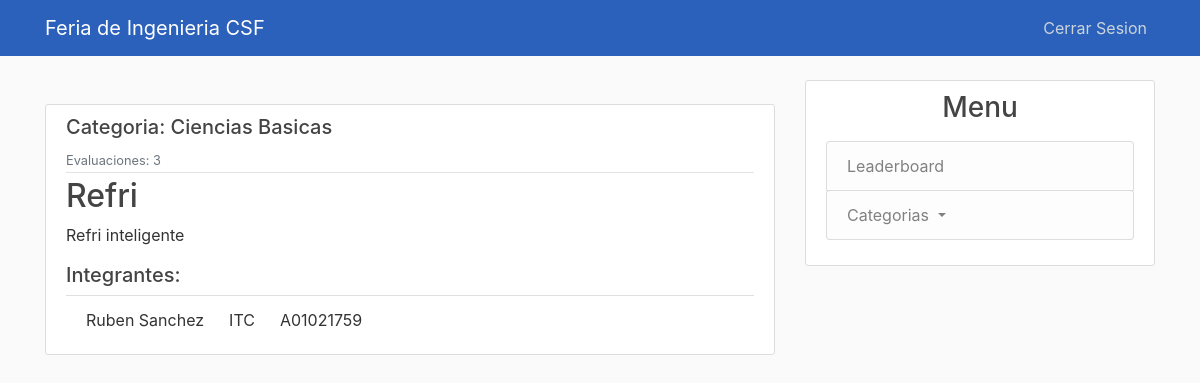
The page /project/1/ (signed in) on the database its author committed.
### feria_ing/models.py (models this page shows, shortened)
class Project(models.Model):
    id = models.IntegerField(primary_key=True)
    nombre = models.CharField(max_length=140)
    descripcion = models.TextField()
    categorias = models.ForeignKey(
        Categoria,
        on_delete = models.SET_NULL,
        null = True
    )
    requierements = models.CharField(max_length=140)
    evaluaciones = models.IntegerField()

class Categoria(models.Model):
    abreviacion = models.CharField(max_length=7, primary_key=True)
    nombre = models.CharField(max_length=100)
    num_proyectos = models.IntegerField()
    def __str__(self):
        return self.nombre

### users/models.py (models this page shows, shortened)
class Alumno(models.Model):
    matricula = models.CharField(max_length=9,primary_key=True)
    nombres = models.CharField(max_length=140)
    apellidos = models.CharField(max_length=140)
    proyecto = models.ForeignKey(Project,on_delete=models.CASCADE, null =True)
    carrera = models.CharField(max_length=5)

### feria_ing/views.py (the view)
# urls.py: path('project/<int:pk>/', ProjectDetailView.as_view(), name="project-detail"),
class ProjectDetailView(DetailView):
    model = Project
    def get_context_data(self, **kwargs):
        context = super(ProjectDetailView, self).get_context_data(**kwargs)
        alum = []
        list_al = Alumno.objects.all()
        prof_list = Profesor.objects.all()
        project_id = self.kwargs['pk']
        ld_user = self.request.user
        self.request.session['pk'] = project_id
        mat = ld_user.username.split('@')[0]
        eva_list =  Evaluacion.objects.all().filter(proyecto = project_id, profesor = mat)
        current_user = None
        for al in list_al:
            if al.matricula == mat:
                current_user = al
            if al.proyecto_id == project_id:
                alum.append(al)
        if current_user:
            type = True #Es alumno
        else:
            type= False #Es prof
        for prof in prof_list:
            if prof.matricula == mat:
                current_user = prof
        if eva_list:
            evaluated = True
        else:
            evaluated = False
        context['alumnos'] = alum
        context['user_current'] = current_user
        context['type'] = type
        context['evaluated'] = evaluated
        return context

### feria_ing/templates/feria_ing/project_detail.html (shortened to what this page needs)
{% extends "feria_ing/base.html" %}
{% block content %}
  <br>
        <article class="media content-section">
          <div class="media-body">
            <div class="article-metadata">
                <h5 class="mr-2"> Categoria:  {{ object.categorias }}</h5>
              <small class="text-muted">Evaluaciones: {{ object.evaluaciones }}</small>
            </div>
            <h2>{{ object.nombre }}</h2>
            <p class="article-content">{{ object.descripcion }}</p>
            <h5>Integrantes: </h5>
            <ul class="list-group list-group-flush">
                {%for alumno in alumnos%}
                <li class="list-group-item">{{alumno.nombres}} {{alumno.apellidos}} &emsp; {{alumno.carrera}}
                    &emsp; {{alumno.matricula}}
                </li>
                {% endfor %}
              </ul>
          </div>
        </article>
{% endblock content %}

### feria_ing/static/feria_ing/style.css (style rules this page uses)
body { background: #fafafa; color: #333333; margin-top: 5rem; }
h1, h2, h3, h4, h5, h6 { color: #444444; }
ul { margin: 0; }
.content-section { background: #ffffff; padding: 10px 20px; border: 1px solid #dddddd; border-radius: 3px; margin-bottom: 20px; }
.article-content { white-space: pre-line; }
.article-metadata { padding-bottom: 1px; margin-bottom: 4px; border-bottom: 1px solid #e3e3e3 }

### rows shown on the page
Project: categorias "Ciencias Basicas", evaluaciones "3", nombre "Refri", descripcion "Refri inteligente"
Alumno: nombres "Ruben", apellidos "Sanchez", carrera "ITC", matricula "A01021759"
